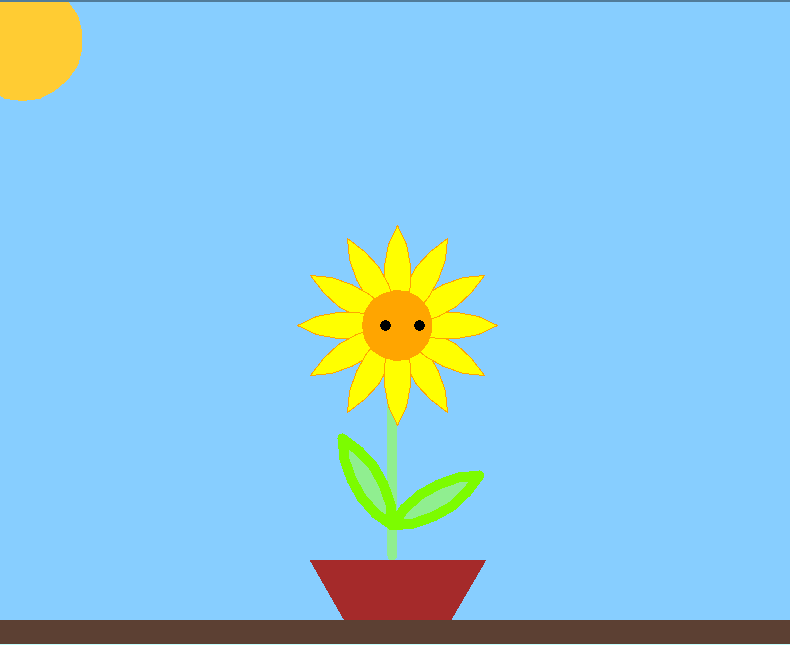

Source code (Python):
import turtle

pen = turtle.Turtle()
pen.speed(0)
pen.hideturtle()


screen = turtle.Screen()
screen.bgcolor("#87CEFF")
screen.title("The Sunflower")
screen.setup(800, 650)

def draw_sun():
    pen.penup()
    pen.goto(-375, 225)
    pen.pendown()
    pen.color("#FFCC33")
    pen.begin_fill()
    pen.circle(60)
    pen.end_fill()

def draw_vase():
    pen.penup()
    pen.goto(-50, -300)
    pen.pendown()
    pen.color("brown")
    pen.begin_fill()
    pen.forward(100)
    pen.left(60)
    pen.forward(75)
    pen.left(120)
    pen.forward(175)
    pen.left(120)
    pen.forward(75)
    pen.end_fill()

def draw_petal(color, pencolor):
    pen.color(color)
    pen.pencolor(pencolor)
    pen.begin_fill()
    pen.circle(100,60)
    pen.left(120)
    pen.circle(100,60)
    pen.left(120)
    pen.end_fill()

def draw_eye(x):
    pen.penup()
    pen.goto(x, 0)
    pen.begin_fill()
    pen.color("black")
    pen.pendown()
    pen.circle(5)
    pen.end_fill()

def draw_flower(petals):
    #Drawing the stem
    pen.penup()
    pen.home()
    pen.pensize(10)
    pen.goto(-5, 0)
    pen.color("lightgreen")
    pen.pendown()
    pen.begin_fill()
    pen.right(90)
    pen.forward(230)
    #drawing the petals
    pen.penup()
    pen.pensize(1)
    pen.goto(0, 0)
    pen.pendown()
    pen.begin_fill()
    for _ in range(petals):
        draw_petal("yellow", "orange")
        pen.left(360 / petals)
    pen.end_fill()
    #drawing the face of the flower
    pen.begin_fill()
    pen.color("orange")
    pen.goto(-35, 0)
    pen.circle(35)
    pen.end_fill()
    draw_eye(-17)
    draw_eye(17)

    
    
    

def draw_leaves():
    #drawing the leaves
    pen.penup()
    pen.home()
    pen.goto(-5, -200)
    pen.pensize(10)
    pen.pendown()
    for _ in range(2):
        draw_petal("lightgreen", "lawngreen")
        pen.left(90)
def draw_ground():
    #drawing ground
    pen.penup()
    pen.home()
    pen.goto(-400, -300)
    pen.color("#5C4033")
    pen.pendown()
    pen.begin_fill()
    pen.forward(800)
    pen.right(90)
    pen.forward(250)
    pen.right(90)
    pen.forward(800)
    pen.end_fill()

    
# Main Code
draw_sun()
draw_vase()
draw_flower(12) #put inside brackets how many petals do you want :)
draw_leaves()
draw_ground()

turtle.done()
